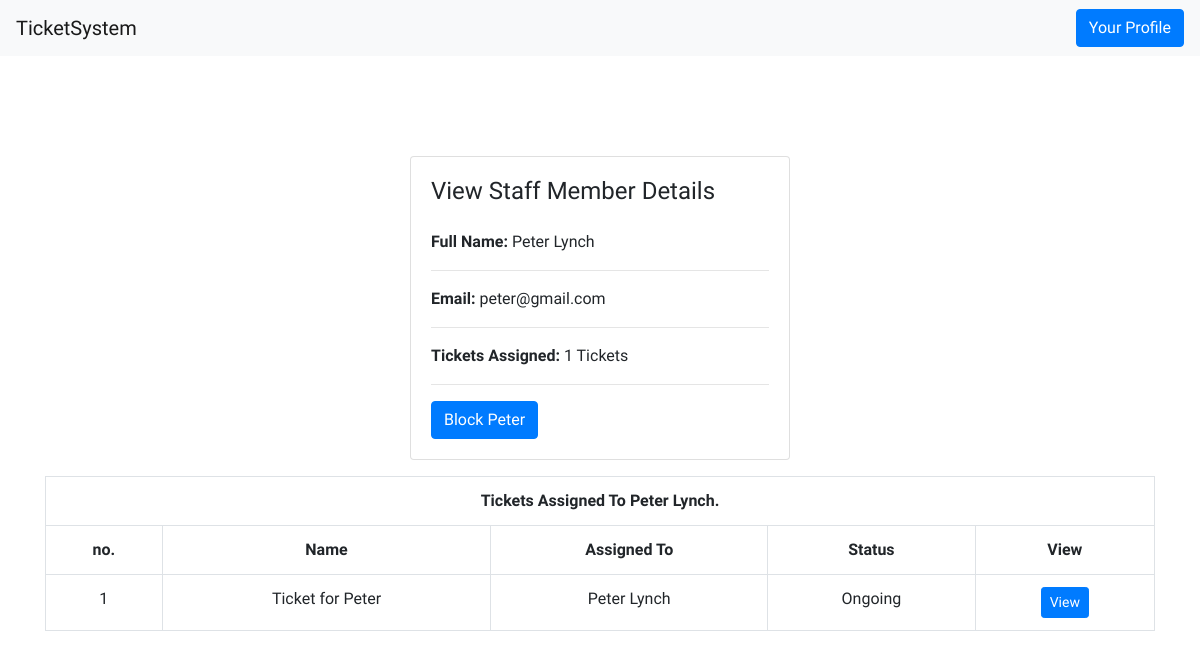
/staff_member/3/ (signed in), run on the app's committed database.
### accounts/models.py (models this page shows, shortened)
class Account(AbstractBaseUser):
    email = models.EmailField(max_length=100, unique=True)
    first_name = models.CharField(max_length=50)
    last_name = models.CharField(max_length=50)
    date_joined     = models.DateTimeField(auto_now_add=True)
    last_login      = models.DateTimeField(auto_now_add=True)
    is_admin        = models.BooleanField(default=False)
    is_staff        = models.BooleanField(default=False)
    is_active       = models.BooleanField(default=True)
    is_superadmin   = models.BooleanField(default=False)
    USERNAME_FIELD = 'email'
    REQUIRED_FIELDS = ['first_name', 'last_name']
    objects = MyAccountManager()

class Staff(Account):
    class Meta:
        verbose_name = 'Staff'
        verbose_name_plural = 'Staff'
    def full_name(self):
        return f'{self.first_name} {self.last_name}'

class Account(AbstractBaseUser):
    email = models.EmailField(max_length=100, unique=True)
    first_name = models.CharField(max_length=50)
    last_name = models.CharField(max_length=50)
    date_joined     = models.DateTimeField(auto_now_add=True)
    last_login      = models.DateTimeField(auto_now_add=True)
    is_admin        = models.BooleanField(default=False)
    is_staff        = models.BooleanField(default=False)
    is_active       = models.BooleanField(default=True)
    is_superadmin   = models.BooleanField(default=False)
    USERNAME_FIELD = 'email'
    REQUIRED_FIELDS = ['first_name', 'last_name']
    objects = MyAccountManager()

### tickets/models.py (models this page shows, shortened)
class Ticket(models.Model):
    STATUS_CHOICE = (
        ('Draft', 'Draft'),
        ('Ongoing', 'Ongoing'),
        ('Completed', 'Completed'),
        ('Archived', 'Archived'),
    )
    name = models.CharField(max_length=200, unique=True)
    description = RichTextUploadingField(blank=True, null=True)
    assigned_to = models.ForeignKey(Staff, on_delete=models.CASCADE)
    created_at = models.DateTimeField(auto_now_add=True)
    updated_at = models.DateTimeField(auto_now=True)
    status = models.CharField(max_length=100, choices=STATUS_CHOICE, default='Draft')

### tickets/views.py (the view, shortened to what this page needs)
# urls.py: path('staff_member/<int:user_pk>/', views.staff_tickets, name='staff_tickets'),
@login_required(login_url='index')
def staff_tickets(request, user_pk):
    if request.user.is_admin:
        staff_user = get_object_or_404(Staff, id=user_pk)
        tickets = Ticket.objects.filter(assigned_to=staff_user)
        tickets_count = tickets.count()
    else:
        return redirect('index')
    return render(request, 'tickets/staff_tickets.html', {'staff_user': staff_user, 'tickets': tickets, 'tickets_count': tickets_count})

### templates/tickets/staff_tickets.html (shortened to what this page needs)
{% extends 'base.html' %}
{% block content %}
        <div class="card mx-auto" style="max-width: 380px; margin-top:100px;">
          <div class="card-body">
          <h4 class="card-title mb-4">View Staff Member Details</h4>
          <p><b>Full Name:</b> {{ staff_user.full_name }}</p>
          <hr>
          <p><b>Email:</b> {{ staff_user.email }}</p>
          <hr>
          <p><b>Tickets Assigned:</b> {{ tickets_count }} Tickets</p>
          <hr>
          {% if staff_user.is_active == True %}
          <form method="POST">
            <button type="submit" class="btn btn-primary">Block {{ staff_user.first_name }}</button>
          </form>
          {% else %}
          <form method="POST">
            {% csrf_token %}
            <button type="submit" class="btn btn-primary">Unblock {{ staff_user.first_name }}</button>
            </form>
            {% endif %}
          </div>
        </div>
        <table class="table table-hover table-bordered text-center mt-3">
            <tr class="text-center">
                <th colspan="5">Tickets Assigned To {{ staff_user.full_name }}.</th>
            </tr>
            <tr class="text-center">
                <th>no.</th>
                <th>Name</th>
                <th>Assigned To</th>
                <th>Status</th>
                <th>View</th>
            </tr>
            {% for ticket in tickets %}
            <tr>
                <td>{{ forloop.counter }}</td>
                <td>{{ ticket.name }}</td>
                <td>{{ ticket.assigned_to.full_name }}</td>
                <td>{{ ticket.status }}</td>
                <td><a href="{% url 'view_ticket' ticket.id %}" class="btn btn-primary btn-sm">View</a></td>
            </tr>
            {% endfor %}
        </table>
{% endblock content %}

### templates/base.html (style rules this page uses)
body { font-family: 'Work Sans', sans-serif; }
a { text-decoration: none; }

### data on the page
Staff: full_name "Peter Lynch"
Account: email "peter@gmail.com", first_name "Peter"
Ticket: name "Ticket for Peter", assigned_to.full_name "Peter Lynch", status "Ongoing"

### other printed values
{{ tickets_count }} "1"
